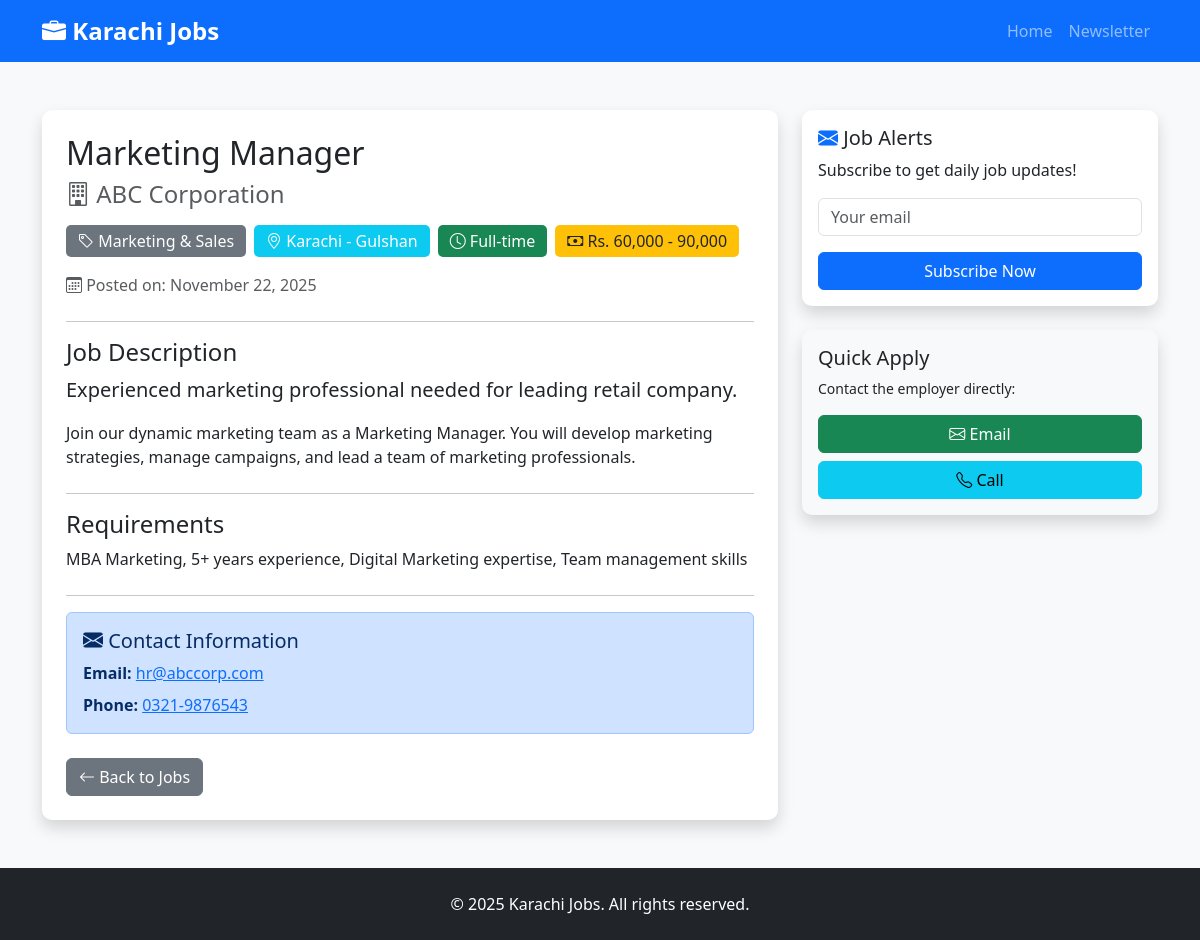
The app's page /job.php?id=2 with its own data.
### tables this page shows
CREATE TABLE IF NOT EXISTS jobs (
    id INT AUTO_INCREMENT PRIMARY KEY,
    title VARCHAR(255) NOT NULL,
    company VARCHAR(255) NOT NULL,
    category VARCHAR(100) NOT NULL,
    location VARCHAR(100) NOT NULL,
    job_type VARCHAR(50) DEFAULT 'Full-time',
    salary VARCHAR(100),
    short_description TEXT NOT NULL,
    full_description TEXT NOT NULL,
    requirements TEXT,
    contact_email VARCHAR(255),
    contact_phone VARCHAR(50),
    created_at TIMESTAMP DEFAULT CURRENT_TIMESTAMP,
    updated_at TIMESTAMP DEFAULT CURRENT_TIMESTAMP ON UPDATE CURRENT_TIMESTAMP,
    status ENUM('active', 'inactive') DEFAULT 'active',
    INDEX idx_category (category),
    INDEX idx_location (location),
    INDEX idx_created (created_at),
    INDEX idx_status (status)
);

### config.php (called while the page is built, shortened)
<?php
function sanitize($data) {
    return htmlspecialchars($data, ENT_QUOTES, 'UTF-8');
}
?>

### public/job.php (the view, shortened to what this page needs)
<?php
require_once '../config.php';
$jobId = isset($_GET['id']) ? (int)$_GET['id'] : 0;
$stmt = $pdo->prepare("SELECT * FROM jobs WHERE id = ? AND status = 'active'");
$stmt->execute([$jobId]);
$job = $stmt->fetch();
?>
<!DOCTYPE html>
<html lang="en">
<head>
    <link href="https://cdn.jsdelivr.net/npm/bootstrap@5.3.0/dist/css/bootstrap.min.css" rel="stylesheet">
    <link rel="stylesheet" href="https://cdn.jsdelivr.net/npm/bootstrap-icons@1.10.0/font/bootstrap-icons.css">
    <link rel="stylesheet" href="assets/css/style.css">
</head>
<body>
    <nav class="navbar navbar-expand-lg navbar-dark bg-primary">
        <div class="container">
            <a class="navbar-brand fw-bold" href="index.php">
                <i class="bi bi-briefcase-fill"></i> Karachi Jobs
            </a>
            <div class="collapse navbar-collapse" id="navbarNav">
                <ul class="navbar-nav ms-auto">
                    <li class="nav-item">
                        <a class="nav-link" href="index.php">Home</a>
                    </li>
                    <li class="nav-item">
                        <a class="nav-link" href="index.php#newsletter">Newsletter</a>
                    </li>
                </ul>
            </div>
        </div>
    </nav>
    <div class="container my-5">
        <div class="row">
            <div class="col-lg-8">
                <div class="card shadow">
                    <div class="card-body p-4">
                        <div class="mb-4">
                            <h1 class="h2 mb-2"><?= sanitize($job['title']) ?></h1>
                            <h4 class="text-muted mb-3">
                                <i class="bi bi-building"></i> <?= sanitize($job['company']) ?>
                            </h4>
                            <div class="d-flex flex-wrap gap-2 mb-3">
                                <span class="badge bg-secondary fs-6">
                                    <i class="bi bi-tag"></i> <?= sanitize($job['category']) ?>
                                </span>
                                <span class="badge bg-info fs-6">
                                    <i class="bi bi-geo-alt"></i> <?= sanitize($job['location']) ?>
                                </span>
                                <span class="badge bg-success fs-6">
                                    <i class="bi bi-clock"></i> <?= sanitize($job['job_type']) ?>
                                </span>
                                <?php if ($job['salary']): ?>
                                    <span class="badge bg-warning text-dark fs-6">
                                        <i class="bi bi-cash"></i> <?= sanitize($job['salary']) ?>
                                    </span>
                                <?php endif; ?>
                            </div>
                            <p class="text-muted">
                                <i class="bi bi-calendar3"></i> Posted on: <?= date('F d, Y', strtotime($job['created_at'])) ?>
                            </p>
                        </div>
                        <hr>
                        <div class="mb-4">
                            <h4>Job Description</h4>
                            <p class="lead"><?= sanitize($job['short_description']) ?></p>
                            <div class="mt-3">
                                <?= nl2br(sanitize($job['full_description'])) ?>
                            </div>
                        </div>
                        <?php if ($job['requirements']): ?>
                            <hr>
                            <div class="mb-4">
                                <h4>Requirements</h4>
                                <?= nl2br(sanitize($job['requirements'])) ?>
                            </div>
                        <?php endif; ?>
                        <hr>
                        <div class="alert alert-primary">
                            <h5 class="alert-heading">
                                <i class="bi bi-envelope-fill"></i> Contact Information
                            </h5>
                            <?php if ($job['contact_email']): ?>
                                <p class="mb-2">
                                    <strong>Email:</strong>
                                    <a href="mailto:<?= sanitize($job['contact_email']) ?>">
                                        <?= sanitize($job['contact_email']) ?>
                                    </a>
                                </p>
                            <?php endif; ?>
                            <?php if ($job['contact_phone']): ?>
                                <p class="mb-0">
                                    <strong>Phone:</strong>
                                    <a href="tel:<?= sanitize($job['contact_phone']) ?>">
                                        <?= sanitize($job['contact_phone']) ?>
                                    </a>
                                </p>
                            <?php endif; ?>
                        </div>
                        <div class="mt-4">
                            <a href="index.php" class="btn btn-secondary">
                                <i class="bi bi-arrow-left"></i> Back to Jobs
                            </a>
                        </div>
                    </div>
                </div>
            </div>
            <div class="col-lg-4 mt-4 mt-lg-0">
                <div class="card shadow mb-4">
                    <div class="card-body">
                        <h5 class="card-title">
                            <i class="bi bi-envelope-fill text-primary"></i> Job Alerts
                        </h5>
                        <p class="card-text">Subscribe to get daily job updates!</p>
                        <form id="sidebar-newsletter-form">
                            <div class="mb-3">
                                <input type="email" name="email" class="form-control" placeholder="Your email" required>
                            </div>
                            <button type="submit" class="btn btn-primary w-100">
                                Subscribe Now
                            </button>
                        </form>
                    </div>
                </div>
                <div class="card shadow bg-light">
                    <div class="card-body">
                        <h5 class="card-title">Quick Apply</h5>
                        <p class="card-text small">Contact the employer directly:</p>
                        <?php if ($job['contact_email']): ?>
                            <a href="mailto:<?= sanitize($job['contact_email']) ?>?subject=Application for <?= urlencode($job['title']) ?>"
                               class="btn btn-success w-100 mb-2">
                                <i class="bi bi-envelope"></i> Email
                            </a>
                        <?php endif; ?>
                        <?php if ($job['contact_phone']): ?>
                            <a href="tel:<?= sanitize($job['contact_phone']) ?>" class="btn btn-info w-100">
                                <i class="bi bi-telephone"></i> Call
                            </a>
                        <?php endif; ?>
                    </div>
                </div>
            </div>
        </div>
    </div>
    <footer class="bg-dark text-white py-4 mt-5">
        <div class="container text-center">
            <p class="mb-0">&copy; <?= date('Y') ?> Karachi Jobs. All rights reserved.</p>
        </div>
    </footer>
</body>
</html>

### public/assets/css/style.css (style rules this page uses)
:root { --primary-color: #0d6efd; --secondary-color: #6c757d; --success-color: #198754; --danger-color: #dc3545; --warning-color: #ffc107; --info-color: #0dcaf0; }
body { font-family: 'Segoe UI', Tahoma, Geneva, Verdana, sans-serif; background-color: #f8f9fa; }
.navbar-brand { font-size: 1.5rem; font-weight: 700; }
.card { border: none; border-radius: 10px; transition: transform 0.2s, box-shadow 0.2s; }
.badge { padding: 0.5rem 0.75rem; font-weight: 500; border-radius: 5px; }
footer { margin-top: auto; }
.alert { animation: slideDown 0.3s ease-out; }
.btn { transition: all 0.3s ease; }

### records on screen
jobs: title "Marketing Manager", company "ABC Corporation", category "Marketing & Sales", location "Karachi - Gulshan", job_type "Full-time", salary "Rs. 60,000 - 90,000", created_at "November 22, 2025", short_description "Experienced marketing professional needed for leading retail company.", full_description "Join our dynamic marketing team as a Marketing Manager. You will develop marketing strategies, manage campaigns, and lead a team of marketing professionals.", requirements "MBA Marketing, 5+ years experience, Digital Marketing expertise, Team management skills", contact_email "hr@abccorp.com", contact_phone "0321-9876543"
